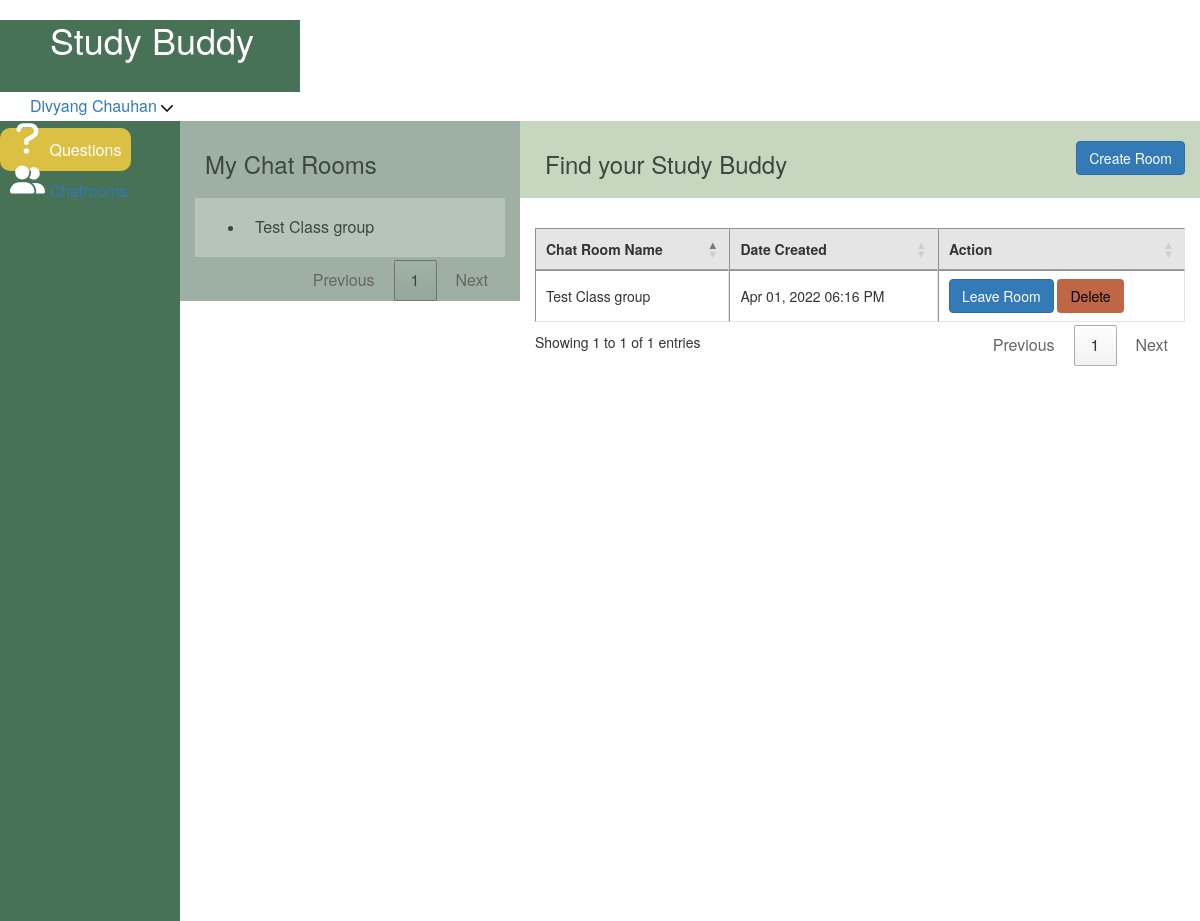
/sample-old.php (signed in), run on the app's committed database.
### tables this page shows
CREATE TABLE `chat_room_students` (
  `id` int(11) NOT NULL,
  `chat_room_id` int(11) NOT NULL,
  `student_id` int(11) NOT NULL,
  `created_at` datetime NOT NULL DEFAULT CURRENT_TIMESTAMP
);

CREATE TABLE `chat_room` (
  `id` int(11) NOT NULL,
  `name` varchar(255) NOT NULL,
  `student_id` int(11) NOT NULL,
  `created_at` datetime NOT NULL DEFAULT CURRENT_TIMESTAMP
);

### sample-old.php (the view, shortened to what this page needs)
<?php
include ('db_conn.php');
if (isset($_SESSION['id']) && isset($_SESSION['email'])) {
    ?>
<!DOCTYPE html>
<html>
<head>
    <?php include ('header1.php'); ?>
    <link rel="stylesheet" href="classroom-style.css">
    <link rel="stylesheet" href="https://pro.fontawesome.com/releases/v5.10.0/css/all.css"/>
    <link rel="stylesheet" href="https://maxcdn.bootstrapcdn.com/bootstrap/3.4.1/css/bootstrap.min.css">
    <link rel="stylesheet" type="text/css" href="//cdn.datatables.net/1.11.4/css/jquery.dataTables.min.css">
    <link rel="stylesheet" type="text/css" href="https://cdn.datatables.net/buttons/2.2.2/css/buttons.dataTables.min.css">
    <link rel='stylesheet' href='https://cdn.jsdelivr.net/bootstrap.tagsinput/0.8.0/bootstrap-tagsinput.css'>
</head>
<body>
    <div id="outer-container">
    <div id="sidebar">
        <div>
            <a class="active" href="questions.php">
                    <span>
                        Questions
                    </span>
                </a>
        </div>
        <div>
            <a href="sample.php">
                    <span>
                    </span>
                </a>
        </div>
    </div>
    <div id="content">
        <section>
        <div class="container-fluid">
            <div class="row">
                <div class="col-md-4">
                    <div class="row" style="background: #9eb0a4;color: #39493e;">
                        <div class="col-md-12">
                            <h3 class="text" style="padding: 10px;">My Chat Rooms</h3>
                        </div>
                        <div class="col-md-12">
                            <table width="100%" border="0" cellspacing="0" cellpadding="10" align="center" id="chat">
                                <?php
                                    $student_id = $_SESSION['id'];
                                    $sql_chats = "SELECT * FROM chat_room_students INNER JOIN `chat_room` ON `chat_room_students`.`chat_room_id` = `chat_room`.`id` WHERE `chat_room_students`.`student_id` ='$student_id'";
                                    $result_chats = mysqli_query($conn, $sql_chats);
                                    $count_chat = mysqli_num_rows($result_chats);
                                    if($count_chat>0){
                                        while($chat_row = mysqli_fetch_array($result_chats)){
                                            ?>
                                            <tbody>
                                                <tr>
                                                    <td><ul style="margin-top: 10px;"><li><a href="javascript:void(0);" class="load_chat" data-name="<?php echo $chat_row['name'];?>" data-id="<?php echo $chat_row['chat_room_id'];?>" style="color:#39493e;text-decoration: none;"><?php echo $chat_row['name'];?></a></li></ul></td>
                                                </tr>
                                            </tbody>
                                        <?php }
                                    }
                                    ?>
                            </table>
                        </div>
                    </div>
                </div>
                <div class="col-md-8">
                    <form action="buddy.php" method="post" id="delete_form">
                    <div class="room_list">
                        <div class="row" style="background: #c7d6bf;color: #39493e;">
                            <div class="col-md-6">
                                <h3 class="text" style="padding: 10px;">Find your Study Buddy</h3>
                            </div>
                            <div class="col-md-6 text-right">
                                <button type="button" class="btn btn-primary" data-toggle="modal" data-target="#chatroomModal" style="margin-top: 20px;">Create Room</button>
                            </div>
                        </div>
                        <div class="" style="margin-top: 30px;">
                            <table width="100%" border="1" cellspacing="0" cellpadding="10" align="center" id="table">
                                <thead>
                                    <tr>
                                        <th>Chat Room Name</th>
                                        <th>Date Created</th>
                                        <th>Action</th>
                                    </tr>
                                </thead>
                                <tbody>
                                    <?php
                                    $sql = "SELECT * FROM `chat_room`";
                                    $result = mysqli_query($conn, $sql);
                                        while($inner_row = mysqli_fetch_array($result)){?>
                                        <tr>
                                            <td>
                                                <?php echo $inner_row['name']; ?>
                                            </td>
                                            <td><?php echo date('M d, Y h:i A',strtotime($inner_row['created_at'])); ?></td>
                                            <td>
                                                <div class="d-flex justify-content-center chat_room_<?php echo $inner_row['id']; ?>">
                                                    <?php
                                                        $student_id = $_SESSION['id'];
                                                        $sql_cont = "SELECT * FROM `chat_room_students` WHERE student_id ='$student_id' AND chat_room_id=".$inner_row['id'];
                                                        $result_count = mysqli_query($conn, $sql_cont);
                                                        $inner_row_ctr = mysqli_num_rows($result_count);
                                                        $chat_row = mysqli_fetch_array($result_count);
                                                    ?>
                                                    <div class="chat_action">
                                                    <?php if($inner_row_ctr>0){ ?>
                                                        <button class="btn btn-primary leave" data-room="<?php echo $inner_row['id']; ?>" data-id="<?php echo $chat_row['chat_room_id']; ?>" type="button">Leave Room</button>
                                                    <?php }else{ ?>
                                                        <button class="btn btn-primary join" data-id="<?php echo $inner_row['id']; ?>" type="button">Join</button>
                                                    <?php } ?>
                                                    <?php if($inner_row['student_id'] == $_SESSION['id']){ ?>
                                                        <a href="delete_chat_room.php?id=<?php echo $inner_row['id'];?>" class="btn delete" style="background: #be6646;color:#000;">Delete</a>
                                                    <?php } ?>
                                                    </div>
                                                </div>
                                            </td>
                                        </tr>
                                      <?php } ?>
                                </tbody>
                            </table>
                        </div>
                    </div>
                    </form>
                </div>
            </div>
        </div>
    </section>
    </div>
</div>
</body>
</html>
<?php
}else{
     header("Location: studentlogin.php");
     exit();
}
 ?>

### classroom-style.css (style rules this page uses)
body { background-color: #f7f6f2; margin: 0; font-family: "Poppins", sans-serif; }
a { font-size: 16px; color: #232323; padding: 10px; border-radius: 10px; text-decoration: none; }
a.active { padding: 10px; background-color: #dcc044; color: white; }

### sample-old.php (style rules this page uses)
html { height: 100%; }
body { margin: 0; height: 100%; }
#outer-container { display: table; width: 100%; height: 100%; }
#sidebar { display: table-cell; width: 15%; vertical-align: top; background:rgb(71, 114, 86); color: #fff; }
#content { display: table-cell; width: 85%; }
#table { border: none; }
th,tr,td { border-color: #e5e5e5; }
thead { background: #e5e5e5; }
#chat { border: none; }
#chat td { background-color: #b7c4ba; }

### data on the page
chat_room_students: chat_room.name "Test Class group"
chat_room: name "Test Class group", created_at "Apr 01, 2022 06:16 PM"

### other printed values
$_SESSION['firstname'] "Divyang"
$_SESSION['lastname'] "Chauhan"
